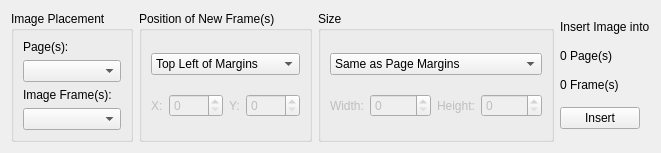
      <widget class="QWidget" name="tab_4">
       <attribute name="title">
        <string>Insert Image</string>
       </attribute>
       <layout class="QGridLayout">
        <item row="1" column="0">
         <widget class="QGroupBox" name="groupBox_5">
          <property name="sizePolicy">
           <sizepolicy hsizetype="Preferred" vsizetype="Preferred">
            <horstretch>0</horstretch>
            <verstretch>0</verstretch>
           </sizepolicy>
          </property>
          <property name="title">
           <string>Image Placement</string>
          </property>
          <layout class="QGridLayout">
           <item row="0" column="0">
            <widget class="QLabel" name="label">
             <property name="sizePolicy">
              <sizepolicy hsizetype="Preferred" vsizetype="Fixed">
               <horstretch>0</horstretch>
               <verstretch>0</verstretch>
              </sizepolicy>
             </property>
             <property name="text">
              <string>Page(s):</string>
             </property>
             <property name="buddy">
              <cstring>insertPagesCombobox</cstring>
             </property>
            </widget>
           </item>
           <item row="1" column="0">
            <widget class="multiCombobox" name="insertPagesCombobox">
             <property name="toolTip">
              <string>Select the page(s) where to insert the image(s)</string>
             </property>
            </widget>
           </item>
           <item row="2" column="0">
            <widget class="QLabel" name="label_2">
             <property name="sizePolicy">
              <sizepolicy hsizetype="Preferred" vsizetype="Fixed">
               <horstretch>0</horstretch>
               <verstretch>0</verstretch>
              </sizepolicy>
             </property>
             <property name="text">
              <string>Image Frame(s):</string>
             </property>
             <property name="buddy">
              <cstring>insertFramesCombobox</cstring>
             </property>
            </widget>
           </item>
           <item row="3" column="0">
            <widget class="multiCombobox" name="insertFramesCombobox">
             <property name="toolTip">
              <string>Select which frame(s) to use</string>
             </property>
            </widget>
           </item>
          </layout>
         </widget>
        </item>
        <item row="1" column="1">
         <widget class="QGroupBox" name="groupBox_6">
          <property name="sizePolicy">
           <sizepolicy hsizetype="Preferred" vsizetype="Preferred">
            <horstretch>0</horstretch>
            <verstretch>0</verstretch>
           </sizepolicy>
          </property>
          <property name="title">
           <string>Position of New Frame(s)</string>
          </property>
          <layout class="QGridLayout">
           <item row="0" column="0" colspan="4">
            <widget class="QComboBox" name="insertPositionCombobox">
             <property name="toolTip">
              <string>Set the position of the image frame(s) to insert</string>
             </property>
             <item>
              <property name="text">
               <string>Top Left of Margins</string>
              </property>
             </item>
             <item>
              <property name="text">
               <string>Top Left of Page</string>
              </property>
             </item>
             <item>
              <property name="text">
               <string>Top Left of Bleed</string>
              </property>
             </item>
             <item>
              <property name="text">
               <string>Custom Position</string>
              </property>
             </item>
            </widget>
           </item>
           <item row="1" column="0">
            <widget class="QLabel" name="insertPositionXLabel">
             <property name="enabled">
              <bool>false</bool>
             </property>
             <property name="text">
              <string>X:</string>
             </property>
            </widget>
           </item>
           <item row="1" column="1">
            <widget class="QSpinBox" name="insertPositionXSpinbox">
             <property name="enabled">
              <bool>false</bool>
             </property>
             <property name="toolTip">
              <string>Horizontal position</string>
             </property>
             <property name="maximum">
              <number>9999</number>
             </property>
            </widget>
           </item>
           <item row="1" column="2">
            <widget class="QLabel" name="insertPositionYLabel">
             <property name="enabled">
              <bool>false</bool>
             </property>
             <property name="text">
              <string>Y:</string>
             </property>
            </widget>
           </item>
           <item row="1" column="3">
            <widget class="QSpinBox" name="insertPositionYSpinbox">
             <property name="enabled">
              <bool>false</bool>
             </property>
             <property name="toolTip">
              <string>Vertical position</string>
             </property>
             <property name="maximum">
              <number>9999</number>
             </property>
            </widget>
           </item>
          </layout>
         </widget>
        </item>
        <item row="1" column="2">
         <widget class="QGroupBox" name="groupBox_7">
          <property name="sizePolicy">
           <sizepolicy hsizetype="Preferred" vsizetype="Preferred">
            <horstretch>0</horstretch>
            <verstretch>0</verstretch>
           </sizepolicy>
          </property>
          <property name="title">
           <string>Size</string>
          </property>
          <layout class="QGridLayout">
           <item row="0" column="0" colspan="5">
            <widget class="QComboBox" name="insertSizeCombobox">
             <property name="toolTip">
              <string>Set the size of the image frame(s) to insert</string>
             </property>
             <item>
              <property name="text">
               <string>Same as Page Margins</string>
              </property>
             </item>
             <item>
              <property name="text">
               <string>Same as Page</string>
              </property>
             </item>
             <item>
              <property name="text">
               <string>Same as Bleed</string>
              </property>
             </item>
             <item>
              <property name="text">
               <string>Custom Size</string>
              </property>
             </item>
            </widget>
           </item>
           <item row="2" column="0">
            <widget class="QLabel" name="insertWidthLabel">
             <property name="enabled">
              <bool>false</bool>
             </property>
             <property name="text">
              <string>Width:</string>
             </property>
            </widget>
           </item>
           <item row="2" column="1">
            <widget class="QSpinBox" name="insertWidthSpinbox">
             <property name="enabled">
              <bool>false</bool>
             </property>
             <property name="toolTip">
              <string>Width</string>
             </property>
             <property name="maximum">
              <number>60000</number>
             </property>
            </widget>
           </item>
           <item row="2" column="2" colspan="2">
            <widget class="QLabel" name="insertHeightLabel">
             <property name="enabled">
              <bool>false</bool>
             </property>
             <property name="text">
              <string>Height:</string>
             </property>
            </widget>
           </item>
           <item row="2" column="4">
            <widget class="QSpinBox" name="insertHeightSpinbox">
             <property name="enabled">
              <bool>false</bool>
             </property>
             <property name="toolTip">
              <string>Height</string>
             </property>
             <property name="maximum">
              <number>60000</number>
             </property>
            </widget>
           </item>
          </layout>
         </widget>
        </item>
        <item row="1" column="3">
         <layout class="QVBoxLayout">
          <item>
           <widget class="QLabel" name="label_25">
            <property name="sizePolicy">
             <sizepolicy hsizetype="MinimumExpanding" vsizetype="Fixed">
              <horstretch>0</horstretch>
              <verstretch>0</verstretch>
             </sizepolicy>
            </property>
            <property name="text">
             <string>Insert Image into</string>
            </property>
            <property name="wordWrap">
             <bool>true</bool>
            </property>
           </widget>
          </item>
          <item>
           <widget class="QLabel" name="label_26">
            <property name="sizePolicy">
             <sizepolicy hsizetype="Preferred" vsizetype="Fixed">
              <horstretch>0</horstretch>
              <verstretch>0</verstretch>
             </sizepolicy>
            </property>
            <property name="text">
             <string>0 Page(s)</string>
            </property>
           </widget>
          </item>
          <item>
           <widget class="QLabel" name="label_27">
            <property name="sizePolicy">
             <sizepolicy hsizetype="Preferred" vsizetype="Fixed">
              <horstretch>0</horstretch>
              <verstretch>0</verstretch>
             </sizepolicy>
            </property>
            <property name="text">
             <string>0 Frame(s)</string>
            </property>
           </widget>
          </item>
          <item>
           <widget class="QPushButton" name="insertImageButton">
            <property name="sizePolicy">
             <sizepolicy hsizetype="Fixed" vsizetype="Fixed">
              <horstretch>0</horstretch>
              <verstretch>0</verstretch>
             </sizepolicy>
            </property>
            <property name="text">
             <string>Insert</string>
            </property>
           </widget>
          </item>
         </layout>
        </item>
       </layout>
      </widget>
